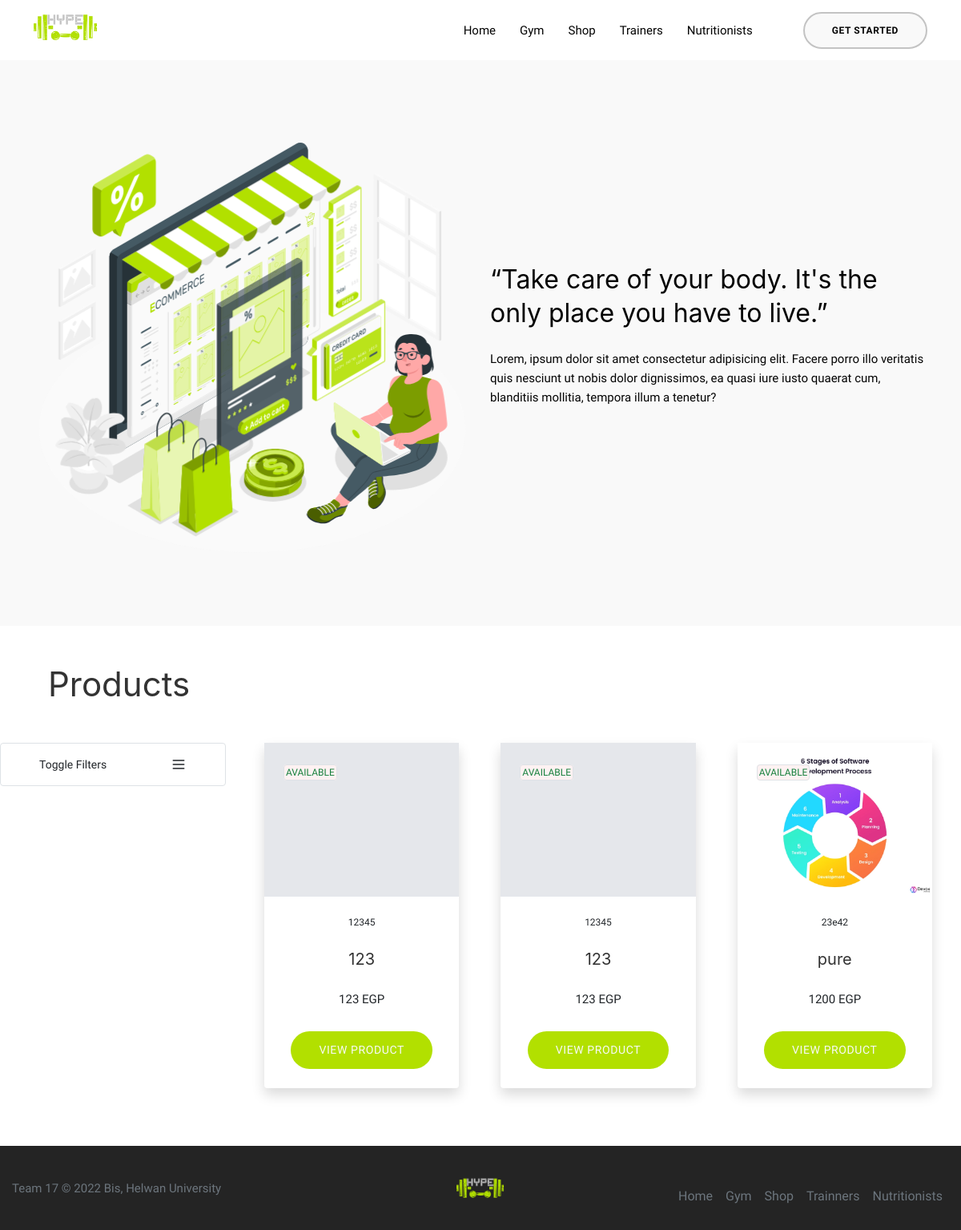
The page /shop.php on the database its author committed.
### tables this page shows
CREATE TABLE `product` (
  `product_id` int(11) NOT NULL,
  `product_name` varchar(255) NOT NULL,
  `product_price` int(11) NOT NULL,
  `product_descripcation` longtext NOT NULL,
  `product_quantity` int(11) NOT NULL,
  `product_image` longtext DEFAULT NULL,
  `product_shop` int(11) NOT NULL
);

CREATE TABLE `shop` (
  `shop_id` int(11) NOT NULL,
  `shop_name` varchar(255) NOT NULL,
  `shop_image` longtext DEFAULT NULL
);

### shop.php (the view, shortened to what this page needs)
<?php
include "shared/authUser.php";
include "shared/header.php";
$selectProduct = "SELECT * FROM `product`JOIN`shop`ON`product_shop`=`shop_id`";
$selectProduct .= "ORDER BY `product_quantity` DESC";
$runProduct = mysqli_query($mysqli, $selectProduct);
$rows = mysqli_num_rows($runProduct);
?>
<main>
  <article class="m-auto section">
    <div class="container container-custom">
      <div class="row">
        <div class="col-sm svg-custom m-auto">
        </div>
        <div class="col-sm justify-content-center m-auto home-content">
          <h2>“Take care of your body. It's the only place you have to live.”</h2>
          <p class="mt-4">Lorem, ipsum dolor sit amet consectetur adipisicing elit. Facere porro illo
            veritatis quis
            nesciunt ut nobis dolor dignissimos, ea quasi iure iusto quaerat cum, blanditiis mollitia,
            tempora illum a tenetur?</p>
        </div>
      </div>
    </div>
  </article>
  <article>
    <div class="article-title container text-left m-5 title-heading">
      <h1>Products</h1>
    </div>
    <div class="row mb-5">
      <div class="filter-custom col-sm">
        <details class="overflow-hidden border border-gray-200 rounded">
          <summary open class="flex items-center justify-between px-5 py-3 bg-white-100">
            <span class="text-sm font-medium">
              Toggle Filters
            </span>
            <svg class="w-5 h-5" xmlns="http://www.w3.org/2000/svg" fill="none" viewBox="0 0 24 24" stroke="currentColor">
              <path stroke-linecap="round" stroke-linejoin="round" stroke-width="2" d="M4 6h16M4 12h16M4 18h16" />
            </svg>
          </summary>
        </details>
      </div>
      <div class="col-sm-9">
        <div class="container">
          <div class="row uk-grid">
            <?php
            if ($rows == 0) {
            ?>
              <div class="col-sm-6 col-md-4 mb-4">
                <h2>No products available</h2>
              </div>
              <?php
            } else {
              foreach ($runProduct as $data) {
              ?>
                <div class="col-sm-6 col-md-4 mb-4">
                  <div class="bg-white shadow rounded h-100">
                    <div class="h-48 w-full bg-gray-200 flex flex-col justify-between p-4 bg-cover bg-center" style="background-image: url(admin/upload/<?php echo $data['product_image'] ?>)">
                      <div>
                        <?php if ($data['product_quantity'] > 0) { ?>
                          <span class="uppercase text-xs bg-red-50 p-0.5 border-green-500 border rounded text-green-700 font-medium select-none">
                            available </span>
                        <?php } else { ?>
                          <span class="uppercase text-xs bg-red-50 p-0.5 border-red-500 border rounded text-red-700 font-medium select-none">
                            unavailable </span>
                        <?php } ?>
                      </div>
                    </div>
                    <div class="p-4 flex flex-col items-center">
                      <p class="font-light text-xs text-center">
                        <?php echo $data['shop_name'] ?></p>
                      <h4 class="text-center mt-1"><?php echo $data['product_name'] ?></h4>
                      <p class="text-center mt-1"><?php echo $data['product_price'] ?> EGP
                      </p>
                      <a class="btn  btn-rounded mt-2 text-light" style="background-color: #b2e000;" href="productView.php?product=<?php echo $data['product_id'] ?>">View Product</a>
                    </div>
                  </div>
                </div>
            <?php }
            } ?>
          </div>
        </div>
      </div>
    </div>
  </article>
</main>
<?php
include "shared/footer.php";
?>

### shared/header.php (shortened to what this page needs)
<!DOCTYPE html>
<html lang="en">
<head>
  <link rel="stylesheet" href="css/bootstrap.min.css" type="text/css" />
  <link href="https://cdn.jsdelivr.net/npm/bootstrap@5.1.3/dist/css/bootstrap.min.css" rel="stylesheet">
  <link rel="stylesheet" href="css/style.css" />
  <link rel="stylesheet" href="css/tailwind.min.css">
  <link rel="stylesheet" href='https://unpkg.com/boxicons@2.1.2/css/boxicons.min.css' />
  <link rel="stylesheet" href="css/uikit.min.css">
</head>
<body>
  <nav class="navbar navbar-expand-lg fixed-top navbar-custom sticky">
    <div class="container">
      <div>
        <a class="navbar-brand logo text-uppercase" href="index.php">
          <img src="img/hypegym.png" width="80" alt="logo">
        </a>
      </div>
      <div class="collapse navbar-collapse" id="navbarCollapse">
        <ul class="navbar-nav ml-auto">
          <li class="nav-item">
            <a class="nav-link" href="home.php">Home</a>
          </li>
          <li class="nav-item">
            <a class="nav-link" href="gym.php">Gym</a>
          </li>
          <li class="nav-item">
            <a class="nav-link" href="shop.php">Shop</a>
          </li>
          <li class="nav-item">
            <a class="nav-link" href="trainer.php">Trainers</a>
          </li>
          <li class="nav-item">
            <a class="nav-link" href="nutrition.php">Nutritionists</a>
          </li>
        </ul>
        <div>
          <?php if (isset($userId)) { ?>
            <div class="text-right pl-5 mb-0">
              <ul class="uk-iconnav">
                <li><a href="profile.php" style="font-size: 24px;"><span><i class='bx bx-user-circle' style='color:#b2e000;'></i></span></a></li>
                <li><a href="cart.php""><span style=" font-size: 24px;"><i class='bx bxs-cart-alt' style='color:#b2e000'></i></span>(<?php echo $rowCart; ?>)</a></li>
                <li><a href="shared/logout.php"><span style=" font-size: 24px;"><i class='bx bx-exit' style='color:#b2e000'></i></span></a></li>
              </ul>
            </div>
          <?php } else { ?>
            <div class="text-right pl-5 mb-0 nav-button">
              <a href="registration.php" class="nav-btn btn btn-outline-white btn-rounded">Get Started</a>
            </div>
          <?php }  ?>
        </div>
      </div>
    </div>
  </nav>

### shared/footer.php (shortened to what this page needs)
<footer class="d-flex flex-wrap justify-content-between align-items-center py-3 my-0" style="background-color: #242424;">
  <p class="col-md-4 mb-0 text-muted">Team 17 &copy; 2022 Bis, Helwan University</p>
  <a href="index.php" class="col-md-4 d-flex align-items-center justify-content-center mb-3 mb-md-0 me-md-auto link-dark text-decoration-none">
    <img src="img/hypegym.png" alt="logo" width="60">
  </a>
  <ul class="nav col-md-4 justify-content-end">
    <li class="nav-item"><a href="home.php" class="nav-link px-2 text-muted">Home</a></li>
    <li class="nav-item"><a href="gym.php" class="nav-link px-2 text-muted">Gym</a></li>
    <li class="nav-item"><a href="shop.php" class="nav-link px-2 text-muted">Shop</a></li>
    <li class="nav-item"><a href="trainer.php" class="nav-link px-2 text-muted">Trainners</a></li>
    <li class="nav-item"><a href="nutrition.php" class="nav-link px-2 text-muted">Nutritionists</a></li>
  </ul>
</footer>
</body>
</html>

### css/style.css (style rules this page uses)
:root { scroll-behavior: smooth; --green: #b2e000; --white: #f9f9f9; --grey: #c3c3c3; --black: #040404; --bachground: #242424; }
body { font-family: "Chakra Petch", sans-serif; box-sizing: border-box; margin: 0px; padding: 0px; }
h1, h2, h3, h4, h5, h6 { color: var(--black); }
p { font-size: 15px; line-height: 1.6; }
ul, ol { list-style: none; margin: 0 0 25px 0; padding: 0; }
.btn, .btn:focus, button, button:focus { outline: none !important; }
a { text-decoration: none !important; outline: none; }
.nav-sticky .btn-outline-white, .btn-outline-white { color: var(--black) !important; background-color: var(--white); border-color: var(--grey) !important; }
.navbar-custom { background-color: transparent; padding: 10px 0px; width: 100%; height: 75px; border-radius: 0px; z-index: 999; -webkit-transition: all 0.5s ease-in-out; -moz-transition: all 0.5s ease-in-out; -o-transition: all 0.5s ease-in-out; transition: all 0.5s ease-in-out; }
.navbar-custom .navbar-nav li a { color: var(--black) !important; font-size: 15px; background-color: transparent !important; margin: 0 7px; line-height: 24px; transition: all 0.5s; }
.nav-btn { font-size: 12px !important; font-weight: 700; color: var(--black); }
.section { padding-bottom: 80px; padding-top: 80px; position: relative; background-color: var(--white); }
.btn-rounded { border-radius: 30px; }
.btn { padding: 12px 34px; font-size: 14px; transition: all 0.5s; letter-spacing: 0.6px; color: var(--black); box-shadow: none !important; text-transform: uppercase; outline: none !important; }
.btn-outline-white { border: 2px solid var(--white); }
.container-custom .home-content h2, .container-custom .home-content p { color: var(--black); }

### rows shown on the page
product: product_quantity "AVAILABLE", product_shop.shop_name "12345", product_name "123", product_price "123"
product: product_quantity "AVAILABLE", product_shop.shop_name "12345", product_name "123", product_price "123"
product: product_image (picture), product_quantity "AVAILABLE", product_shop.shop_name "23e42", product_name "pure", product_price "1200"
